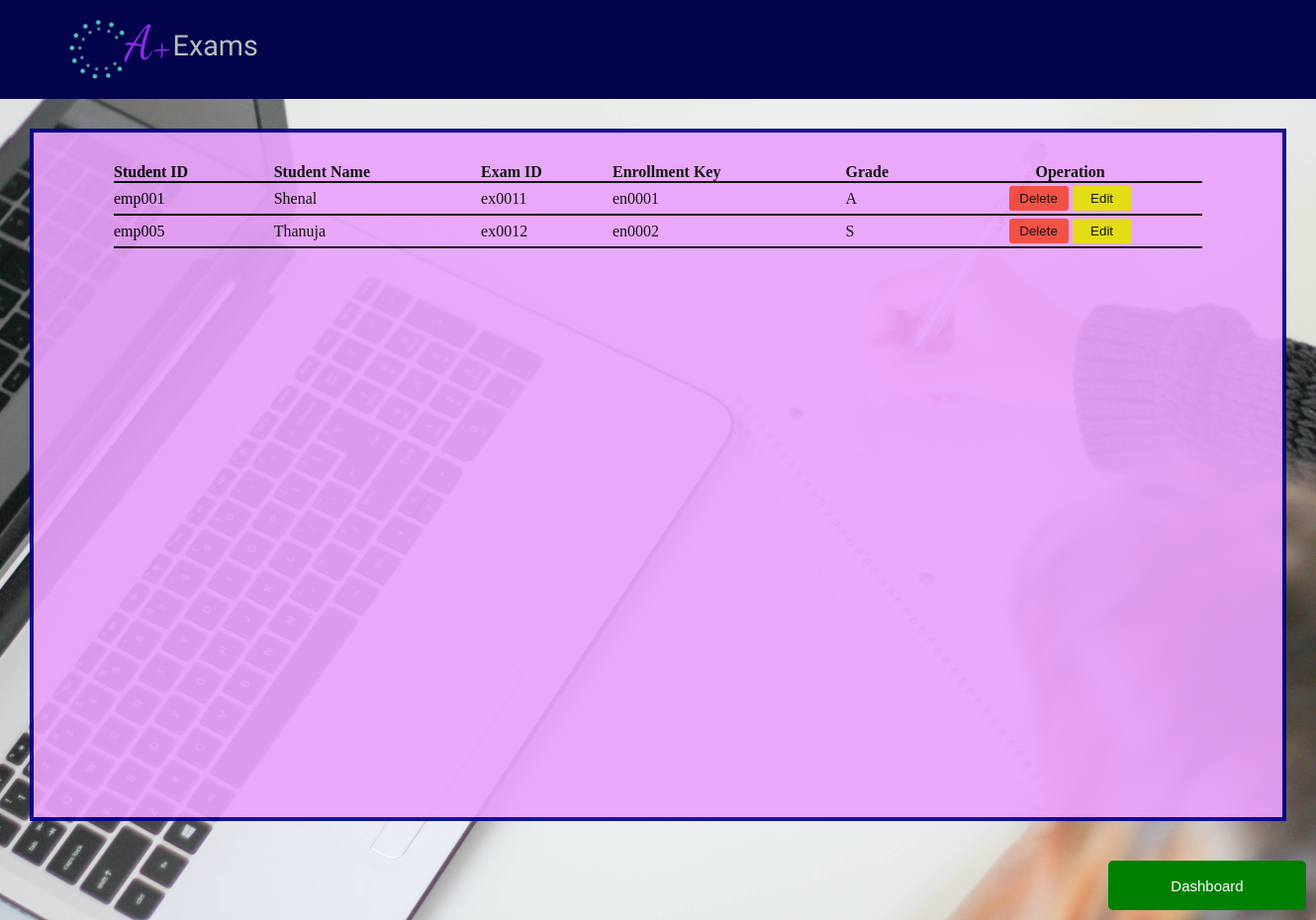
The page /php/resultDisplay.php on the database its author committed.
### tables this page shows
CREATE TABLE `result` (
  `resid` int(11) NOT NULL,
  `stid` varchar(20) NOT NULL,
  `stname` varchar(100) NOT NULL,
  `exid` varchar(20) NOT NULL,
  `enroll` varchar(20) NOT NULL,
  `grade` char(10) NOT NULL
);

### php/resultDisplay.php (the view, shortened to what this page needs)
<?php
    include 'includes/config.php';
?>
<!DOCTYPE html>
<html lang="en">
<head>
    <link rel="stylesheet" type="text/css" href="../css/header.css">
    <link rel="stylesheet" type="text/css" href="../css/footer.css">
    <link rel="stylesheet" type="text/css" href="../css/dashboard1.css">
</head>
<body>
	<header>
        <div class="header">
            <a href="#" class="logo-text"><img src="../images/logo.png" alt="logo" class="logo"><span
                    class="aPlus">A+</span><span class="exams-logo">Exams</span></a>
        </div>
    </header>
<fieldset class="form">
    <table class='table'>
    	<thead>
    <tr>
        <th scope ="col" class='th1'>Student ID</th>
        <th scope ="col" class='th1'>Student Name</th>
        <th scope ="col" class='th1'>Exam ID</th>
        <th scope ="col" class='th1'>Enrollment Key</th>
        <th scope ="col" class='th1'>Grade</th>
        <th scope ="col" class='th1' align="center">Operation</th>
    </tr>
</thead>
<tbody>
	<?php
		$sql="SELECT * FROM `result`";
		$result=mysqli_query($conn,$sql);
		if($result){
			while($row=mysqli_fetch_assoc($result)){
				$resid=$row['resid'];
				$stid = $row['stid'];
				$stname = $row['stname'];
				$exid = $row['exid'];
				$enroll = $row['enroll'];
				$grade = $row['grade'];
                echo ' <tr>
				<td>'.$stid.'</td>
				<td>'.$stname.'</td>
				<td>'.$exid.'</td>
				<td>'.$enroll.'</td>
				<td>'.$grade.'</td>
				<td id="op"><a class="a" href="delete2.php?deleteid='.$resid.'"><button onclick="myFunction1()" class="delete">Delete</button></a>
							<a class="a" href="update1.php?updateid='.$resid.'"><button onclick="myFunction2()" class="edit">Edit</button></a>
				</td>
				</tr>';
			}
		}
	?>
</tbody>
</table>
</fieldset>
<a href="examinerDashboard.php"><button class="add">Dashboard</button></a>
</body>
</html>

### css/header.css (style rules this page uses)
* { margin: 0; padding: 0; box-sizing: border-box; }
body { overflow-x: hidden; }
header { height: 100px; background-color: #04044c; }
.header { color: white; font-family: "Anek Odia", sans-serif; font-size: 1rem; display: flex; justify-content: flex-end; align-items: center; padding: 15px 5% 10px 5%; }
.logo { width: 60px; position: relative; bottom: 8px; padding-top: 10px; }
.logo-text { margin-right: auto; display: flex; align-items: center; text-decoration: none; }
.aPlus, .exams-logo { color: white; }
.aPlus { color: #8a2be2; font-size: 3rem; font-family: "Dancing Script", cursive; position: relative; bottom: 8px; }
.exams-logo { font-size: 1.8rem; font-family: "Exo 2", sans-serif; position: relative; bottom: 5px; color: rgb(187, 187, 187); }

### css/dashboard1.css (style rules this page uses)
body { background-image: url(../images/background.jpg); min-height: 100vh; width: 100%; background-repeat: no-repeat; background-size: cover; background-position: center; }
.form { background-color: #eaa2fc; margin-top: 30px; border-color: darkblue; margin-left: 30px; margin-right: 30px; margin-bottom: 30px; padding-top: 30px; padding-bottom: 30px; opacity: 0.91; border-width: 4px; border-style: solid; height: 700px; }
th, td { border-bottom: 2px solid black; }
.table { margin-left: auto; margin-right: auto; width: 1100px; text-align: left; border-collapse: collapse; }
.th1 { color: black; height: 20px; }
.add { background-color: green; color: black; margin-left: 1120px; margin-top: 10px; margin-bottom: 10px; color: white; width: 200px; height: 50px; font-size: 15px; border-radius: 5px; border: none; }
.delete { background-color: #f44336; padding: 5px 5px 5px 5px; margin-top: 3px; margin-bottom: 3px; border-radius: 3px; border-style: none; width: 60px; cursor: pointer; }
.a { color: black; }
#op { text-align: center; }
.edit { background-color: #e3db02; padding: 5px 5px 5px 5px; margin-top: 3px; margin-bottom: 3px; border-radius: 3px; border-style: none; width: 60px; cursor: pointer; }

### rows shown on the page
result: stid "emp001", stname "Shenal", exid "ex0011", enroll "en0001", grade "A"
result: stid "emp005", stname "Thanuja", exid "ex0012", enroll "en0002", grade "S"
